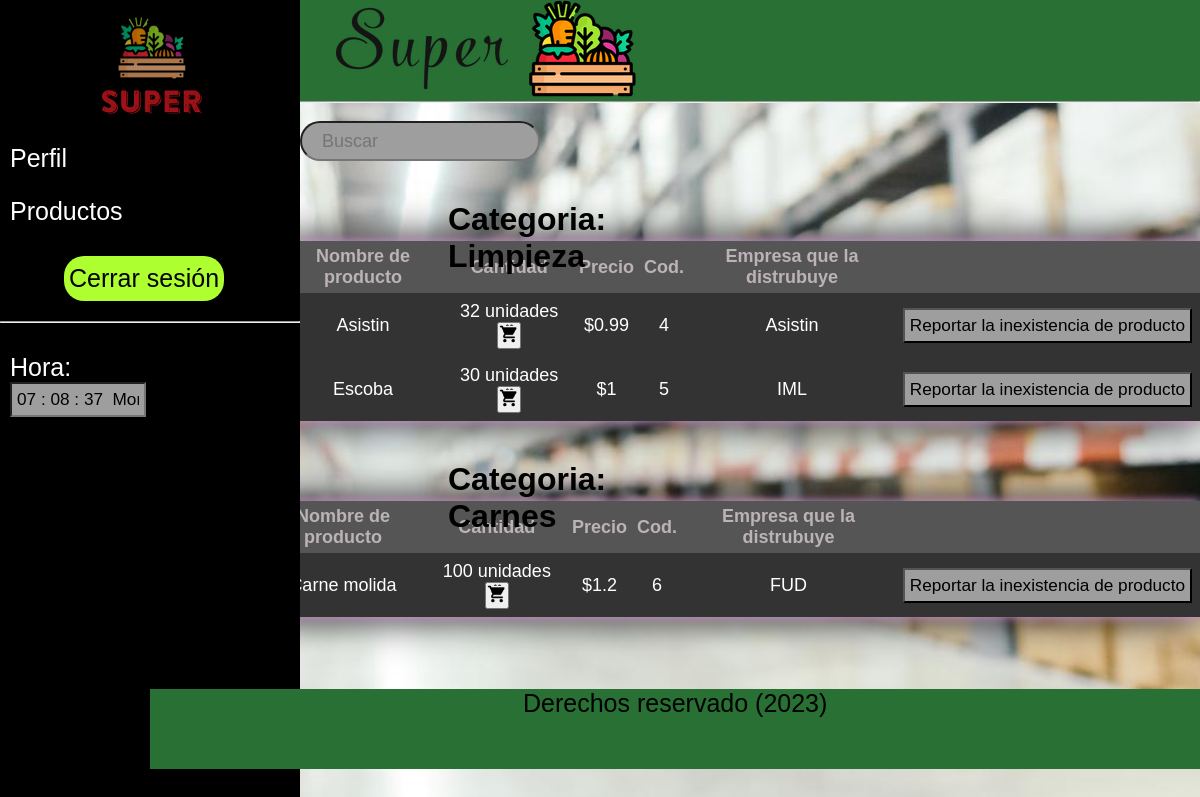
Page /php/ProductosEmple.php on the earlier database version.
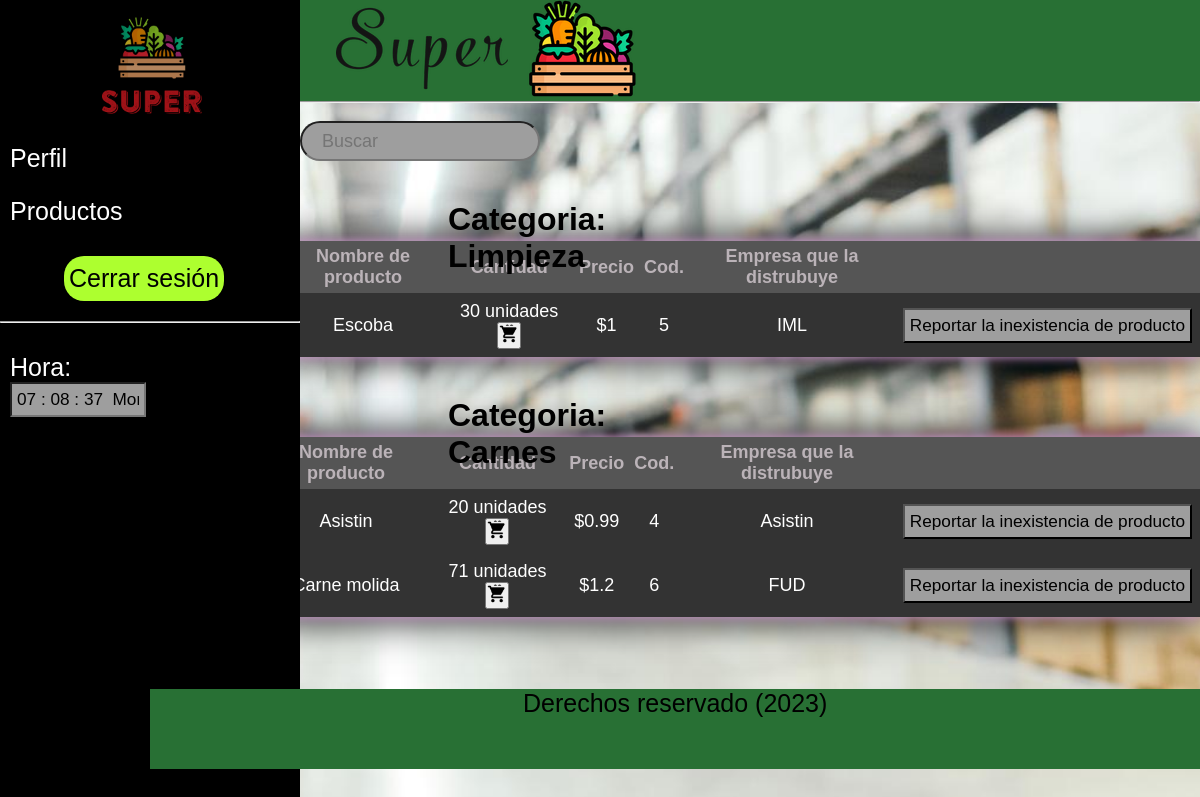
Same page on the later database version.
### tables this page shows
CREATE TABLE `categorias` (
  `ID` int(11) NOT NULL,
  `Nombre` varchar(200) NOT NULL
);

CREATE TABLE `productos` (
  `IDproducto` int(11) NOT NULL,
  `Nombre` varchar(200) NOT NULL,
  `Descripcion` varchar(500) NOT NULL,
  `proveedor` varchar(200) NOT NULL,
  `Cantidad` int(200) NOT NULL,
  `Precio` float NOT NULL,
  `IDcategoria` int(11) NOT NULL,
  `visible` tinyint(1) NOT NULL DEFAULT 1
);

### php/ProductosEmple.php (the view, shortened to what this page needs)
<?php
include "conexion.php";
$categoriaResult = mysqli_query($conn, "Select * from categorias");
$misCategorias = [];
while ($categoria = mysqli_fetch_assoc($categoriaResult)) {
    $misCategorias[] = $categoria;
}
?>
<!DOCTYPE html>
<html lang="en">
<head>
    <link rel="stylesheet" href="../css/Menúlateral.css">
    <link rel="stylesheet" href="../css/AdminProductos.css">
    <link rel="stylesheet" href="../css/modalStyle.css">
</head>
<body onload="mueveReloj()" background="../Imagenes/Imagenes-Empleado/fondo.avif">
    <header>
        <img src="../Imagenes/Imagenes-Empleado/holax2.png" alt="">
        <hr>
    </header>
    <section class="container">
        <div class="fondo">
            <img src="../Imagenes/Imagenes-Empleado/hola.png" alt="logo" width="100">
            <br>
            <ul>
                <li> <a href="../php/Pefilemplo.php">Perfil</li></a>
                <li> <a href="../php/ProductosEmple.php">Productos</a></li>
                <br>
                <a href="../php/logout.php"><input id="cerrar" type="button" value="Cerrar sesión" /></a>
                <br>
                <hr>
                <br>
                <li><a href="#">Hora:</a>
                    <form name="form_reloj">
                        <input type="text" name="reloj" size="10" onfocus="window.document.form_reloj.reloj.blur()">
                    </form>
                </li>
        </div>
    </section>
    <br>
    <div class="buscador">
        <input type="text" placeholder="Buscar" required>
    </div>
    <?php foreach ($misCategorias as $cate) {
    ?>
        <div id="cont">
            <h1 class="cate">Categoria: <?= $cate["Nombre"] ?></h1>
            <table class="" border="0">
                <tr class="first">
                    <th>Nombre de producto</th>
                    <th>Cantidad </th>
                    <th>Precio</th>
                    <th>Cod.</th>
                    <th>Empresa que la distrubuye</th>
                    <th></th>
                </tr>
                <?php $misProductos = [] ?>
                <?php $categoriaID = $cate['ID'] ?>
                <?php $ProductosResult = mysqli_query($conn, "Select * from productos where IDcategoria = $categoriaID"); ?>
                <?php while ($producto = mysqli_fetch_assoc($ProductosResult)) {
                    $misProductos[] = $producto;
                } ?>
                <?php foreach ($misProductos as $producto) {
                ?>
                <tr>
                <td><?=$producto['Nombre'] ?></td>
                <td><?=$producto['Cantidad'] ?> unidades <button><img src="../Imagenes/Imagenes-Empleado/compra.png" width="20px"></button></td>
                <td>$<?=$producto['Precio'] ?> </td>
                <td><?=$producto['IDproducto'] ?></td>
                <td><?=$producto['proveedor']?></td>
                <td><a href="../php/Report empleado.php"><input type="button" value="Reportar la inexistencia de producto"></td>
                </tr>
                <?php } ?>
            </table>
        </div>
    <?php } ?>
    <br>
    <br>
    <br>
    <br>
    <div class="contfoo">
        <footer>
            <p id="footer">Derechos reservado (2023)</p>
        </footer>
    </div>
</body>
</html>

### css/Menúlateral.css (style rules this page uses)
* { margin: 0; padding: 0; box-sizing: border-box; }
.container { position: fixed; height: 100%; bottom: 0px; }
.fondo { width: 300px; height: 100%; background: rgb(0, 0, 0); float: left; }
.fondo img { width: 100px; display: block; margin-top: 15px; margin-left: 6.4rem; opacity: 0.7; }
.fondo ul li { list-style: none; padding: 12px 10px; }
a { text-decoration: none; color: rgb(255, 255, 255); font-size: 25px; }
p { text-decoration: none; color: rgb(255, 255, 255); font-size: 25px; }
p { color: white; }
.buscador { margin-left: 25%; padding: -5px; }
.buscador input { width: 240px; height: 40px; padding: 0 20px; font-size: 18px; color: black; outline: none; border-radius: 30px; }
#cerrar { border: 5px; font-size: 25px; background-color: greenyellow; margin-left: 4rem; margin-bottom: 20px; border-radius: 20px; height: 45px; width: 10rem; z-index: 1000; }
input { font-size: 17.2px; padding: 5px; background-color: rgb(158, 158, 158); }

### css/AdminProductos.css (style rules this page uses)
* { margin: 0; padding: 0; }
body { background-attachment: fixed; background-color: black; background-size: cover; background-repeat: no-repeat; }
header img { position: relative; left: 21rem; }
header { background-color: #287034; }
#cont { display: flex; justify-content: flex-end; margin-top: 10vh; }
table { justify-content: end; font-size: 18px; border-color: rgb(255, 255, 255); box-shadow: 0 0 10px plum, 0 0 40px; border-spacing: 0ch; text-align: center; font-family: 'Courier New', Courier, monospace; }
th { color: rgb(187, 179, 184); padding: 5px; background-color: rgb(85, 85, 85); }
td { padding: 8px; color: white; background-color: rgb(51, 51, 51); }
.cate { position: relative; bottom: 40px; left: 28rem; color: black }
#footer { color: black; text-align: center; }
.contfoo { display: flex; justify-content: flex-end; }
footer { width: 65.6rem; position: relative; height: 10vh; background-color: #287034; }

### css/modalStyle.css (style rules this page uses)
* { font-family: Arial, Helvetica, sans-serif; }

Differences in the rows shown:
changed categorias "Limpieza": loses productos (Nombre "Asistin", Cantidad "32", Precio "0.99", IDproducto "4", proveedor "Asistin")
changed categorias "Carnes": gains productos (Nombre "Asistin", Cantidad "20", Precio "0.99", IDproducto "4", proveedor "Asistin")
changed productos "Carne molida": Cantidad "100" → "71"
